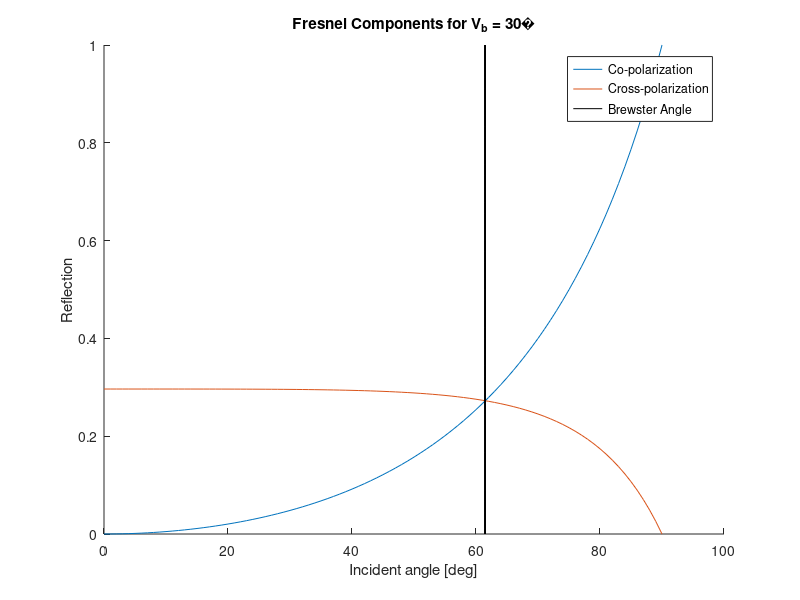

Recreate this plot in MATLAB.
clear; close all; clc

theta=0:1:90;
Vb=30;
er=3.12+0.009*Vb;
ei=0.04+0.005*Vb;
e=er-1i*ei;
c=3e8;
f=1575.42e6;
lambda=c/f;
alpha=2*pi/lambda*imag(sqrt(e));
d=1/2/alpha;
thetab = rad2deg(atan(sqrt(e)));
cs=cos(deg2rad(theta));
sn=sin(deg2rad(theta));
Rvv=(e.*cs-sqrt(e-sn.^2))./(e.*cs+sqrt(e-sn.^2));
Rhh=(cs-sqrt(e-sn.^2))./(cs+sqrt(e-sn.^2));
Rco=(Rvv+Rhh)/2;
Rcs=(Rvv-Rhh)/2;
figure; hold
plot(theta,real(-Rco))
plot(theta,real(Rcs))
plot(real(thetab)*ones(91),linspace(0,1,91),'k')
xlabel('Incident angle [deg]')
ylabel('Reflection')
title(['Fresnel Components for V_{b} = 30' char(8240)])
legend('Co-polarization', 'Cross-polarization', 'Brewster Angle')

